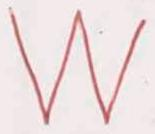
#> input picture ex_3/img/kaktovik-012_rot_0.jpg, 155 x 134 px
$ jupyter execute alignment.ipynb   (shell and % lines are left out)
#> lines starting #> are read from the running program, lines starting #| are printed output that depends on the picture; after the words box and inside, x2 and y2 are one past the last pixel; in counts of white or black regions, pixels touching at a corner belong together
### ex_3/kaktovikAlignmentSimple.py
"""
Created on 20.06.2025

@author: Linda Schneider
"""

import numpy as np
import cv2

# do not import more modules!
# Use OpenCV only for basic image operations such as resizing and thresholding.
# Use NumPy for the bounding box computation and for centering the symbol.
# Do not use contour detection or connected components here.


def _toGrayscale(img):
    if len(img.shape) == 3:
        return cv2.cvtColor(img, cv2.COLOR_BGR2GRAY)
    return img


def _binarize(img):

    _, binary = cv2.threshold(img, 0, 255, cv2.THRESH_BINARY_INV + cv2.THRESH_OTSU)
    return binary


def _boundingBox(binary):

    foreground_pixels = np.argwhere(binary > 0)
    if foreground_pixels.size == 0:
        return None
    min_coords = foreground_pixels.min(axis=0)
    max_coords = foreground_pixels.max(axis=0)
    return min_coords[0], min_coords[1], max_coords[0], max_coords[1]


def _cropSymbol(img, bbox):
    min_row, min_col, max_row, max_col = bbox
    return img[min_row : max_row + 1, min_col : max_col + 1]


def _scaleToTarget(symbol, target_size):
    h, w = symbol.shape
    scale = target_size / max(h, w)
    new_h = int(h * scale)
    new_w = int(w * scale)
    return cv2.resize(symbol, (new_w, new_h))


def _placeOnCanvas(symbol, size):
    canvas = np.zeros((size, size), dtype=np.uint8)
    h, w = symbol.shape
    row_start = (size - h) // 2
    col_start = (size - w) // 2
    canvas[row_start : row_start + h, col_start : col_start + w] = symbol
    return canvas


def simpleAlignment(img, size=128):
    """
    Align a grayscale symbol by centering its foreground on a fixed canvas.
    """
    if img is None:
        raise ValueError("Input image must not be None.")

    grayscale = _toGrayscale(img)
    resized = cv2.resize(grayscale, (size, size))
    binary = _binarize(resized)

    bbox = _boundingBox(binary)
    if bbox is None:
        return np.zeros((size, size), dtype=np.uint8)

    cropped = _cropSymbol(resized, bbox)
    scaled = _scaleToTarget(cropped, size * 7 // 8)
    return _placeOnCanvas(scaled, size)

### ex_3/notebooks/alignment.ipynb
[cell 1]
import os
import sys

ROOT = os.path.abspath("..")
if ROOT not in sys.path:
    sys.path.insert(0, ROOT)

[cell 2]
from kaktovikAlignmentSimple import _binarize, simpleAlignment
import cv2
from IPython.display import display

from PIL import Image

[cell 3]
img = cv2.imread("../img/kaktovik-012_rot_0.jpg", cv2.IMREAD_GRAYSCALE)
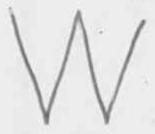
#> img: shape (134, 155); min 103, max 250, mean 227.2
binarized = _binarize(img)
#> in _binarize, `_, binary = cv2.threshold(img, 0, 255, cv2.THRESH_BINARY_INV + cv2.THR..`:
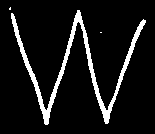
#> binary: shape (134, 155); 8.9% white; 3 white regions (2 under 20 px), largest, box (x1, y1, x2, y2) and area: (11, 10, 146, 125) 1832
print(binarized.min(), binarized.max())
#| 0 255

[cell 4]
display(Image.fromarray(img))

[cell 5]
aligned = simpleAlignment(img, 256)
#> in simpleAlignment, `resized = cv2.resize(grayscale, (size, size))`:
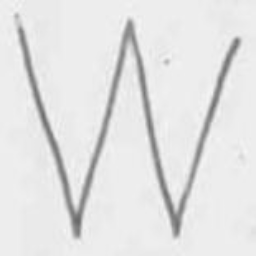
#> resized: shape (256, 256); min 104, max 247, mean 227.1
#> in _binarize (call 2), `_, binary = cv2.threshold(img, 0, 255, cv2.THRESH_BINARY_INV + cv2.THR..`:
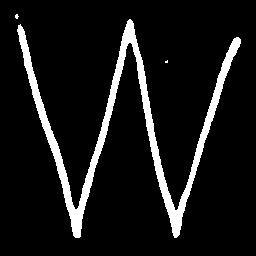
#> binary: shape (256, 256); 9.1% white; 3 white regions (2 under 20 px), largest, box (x1, y1, x2, y2) and area: (17, 19, 241, 238) 5948
#> in _boundingBox, `foreground_pixels = np.argwhere(binary > 0)`: foreground_pixels = 5969 pairs, first value 14 to 237, second value 15 to 240
#> in _boundingBox, `min_coords = foreground_pixels.min(axis=0)`: min_coords = [14, 15]
#> in _boundingBox, `max_coords = foreground_pixels.max(axis=0)`: max_coords = [237, 240]
#> in simpleAlignment, `bbox = _boundingBox(binary)`: bbox = (14, 15, 237, 240)
#> in _cropSymbol, `min_row, min_col, max_row, max_col = bbox`: min_row = 14; min_col = 15; max_row = 237; max_col = 240
#> in _cropSymbol, `return img[min_row : max_row + 1, min_col : max_col + 1]`:
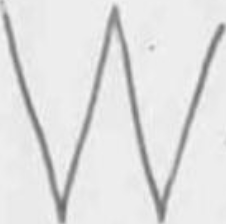
#> returned value: shape (224, 226); min 104, max 247, mean 224.5
#> in _placeOnCanvas, `canvas[row_start : row_start + h, col_start : col_start + w] = symbol`:
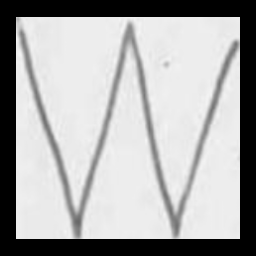
#> canvas: shape (256, 256); min 0, max 246, mean 170.3

[cell 6]
display(Image.fromarray(aligned))
